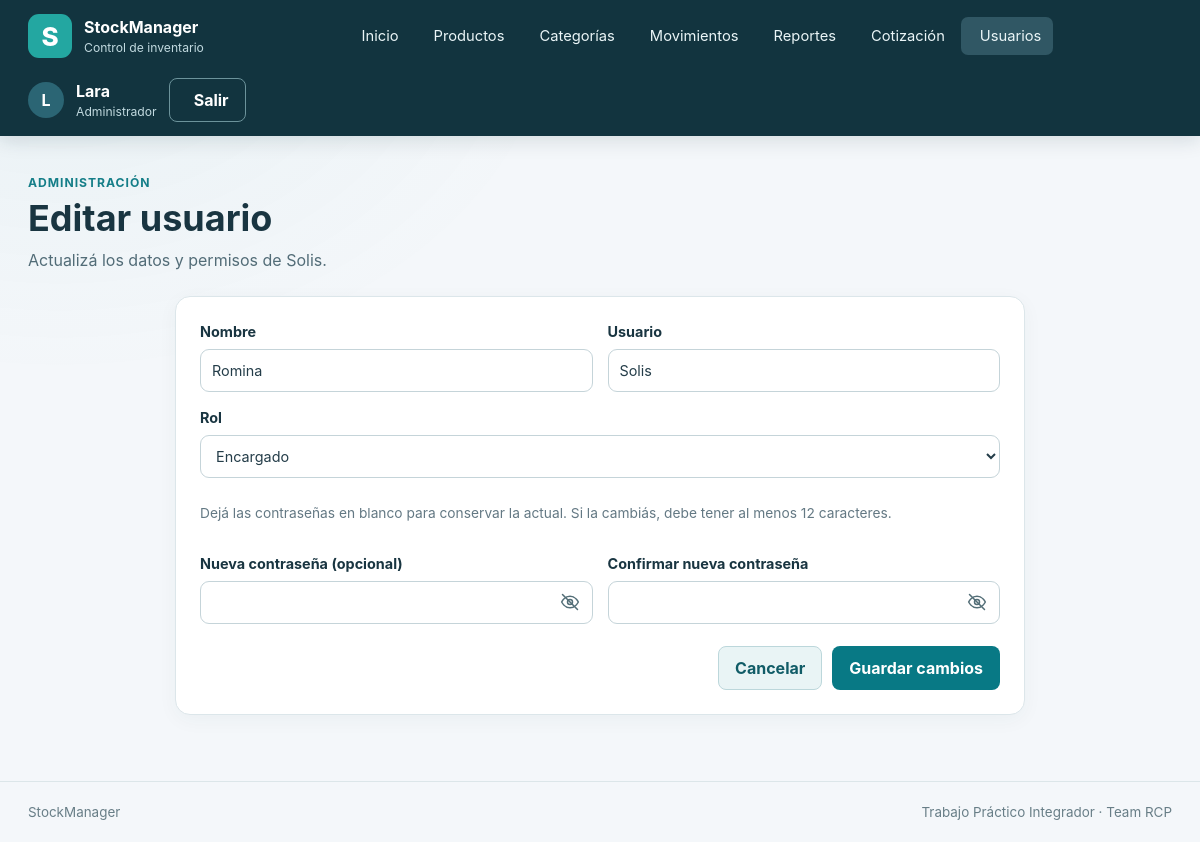
Page /usuarios/2/editar (signed in) on the earlier database version.
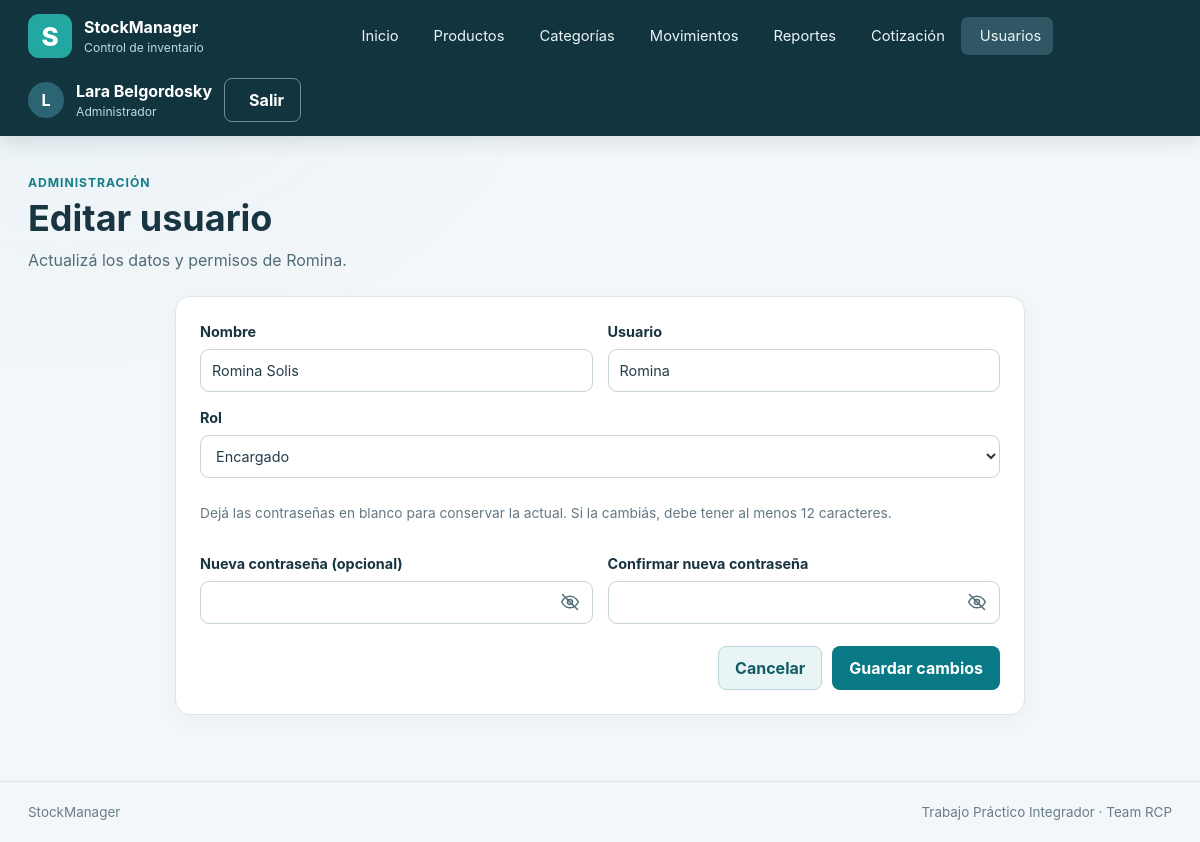
Same page on the later database version.
### app/models.py (models this page shows)
class Usuario(db.Model):
    __tablename__ = "usuarios"
    __table_args__ = (
        db.Index(
            "idx_usuarios_correo_google",
            "correo_google",
            unique=True,
            sqlite_where=db.text("correo_google IS NOT NULL"),
        ),
        db.Index(
            "idx_usuarios_google_sub",
            "google_sub",
            unique=True,
            sqlite_where=db.text("google_sub IS NOT NULL"),
        ),
    )
    id = db.Column(db.Integer, primary_key=True)
    nombre = db.Column(db.Text, nullable=False)
    usuario = db.Column(db.Text, nullable=False, unique=True)
    password_hash = db.Column(db.Text, nullable=False)
    correo_google = db.Column(db.Text(collation="NOCASE"))
    google_sub = db.Column(db.Text)
    rol_id = db.Column(db.Integer, db.ForeignKey("roles.id", ondelete="RESTRICT"), nullable=False)
    activo = db.Column(db.Integer, nullable=False, default=1)
    creado_en = db.Column(db.Text, nullable=False, server_default=db.text("(strftime('%Y-%m-%dT%H:%M:%fZ', 'now'))"))
    rol = db.relationship("Rol")

class Rol(db.Model):
    __tablename__ = "roles"
    id = db.Column(db.Integer, primary_key=True)
    nombre = db.Column(db.Text, nullable=False, unique=True)
    descripcion = db.Column(db.Text, nullable=False)

### app/usuarios/routes.py (the view, shortened to what this page needs)
@bp.route("/<int:usuario_id>/editar", methods=["GET", "POST"])
@administrador_requerido
def editar(usuario_id):
    usuario = db.session.get(Usuario, usuario_id)
    if usuario is None:
        abort(404)
    roles = db.session.scalars(select(Rol).order_by(Rol.nombre)).all()
    return render_template("usuarios/editar.html", usuario=usuario, roles=roles)

### app/security.py (called while the page is built)
def csrf_token() -> str:
    if "csrf_token" not in session:
        session["csrf_token"] = secrets.token_urlsafe(32)
    return session["csrf_token"]

def validar_csrf() -> None:
    if request.method in {"POST", "PUT", "PATCH", "DELETE"}:
        actual = session.get("csrf_token", "")
        recibido = request.form.get("csrf_token", "")
        if not actual or not recibido or not hmac.compare_digest(actual, recibido):
            abort(400, description="Token CSRF inválido. Volvé a cargar el formulario.")

def login_requerido(func):
    @wraps(func)
    def wrapper(*args, **kwargs):
        if g.usuario is None:
            return redirect(url_for("auth.login"))
        return func(*args, **kwargs)
    return wrapper

def administrador_requerido(func):
    @wraps(func)
    @login_requerido
    def wrapper(*args, **kwargs):
        if g.usuario.rol.nombre != "administrador":
            abort(403)
        return func(*args, **kwargs)
    return wrapper

### app/templates/usuarios/editar.html (shortened to what this page needs)
{% extends 'base.html' %}
{% block contenido %}
<section class="page-heading">
  <div>
    <p class="eyebrow">Administración</p>
    <h1>Editar usuario</h1>
    <p class="page-lead">Actualizá los datos y permisos de {{ usuario.usuario }}.</p>
  </div>
</section>
<section class="form-page">
  <div class="panel">
    <form method="post" class="form-grid">
      <label>Nombre
        <input name="nombre" maxlength="120" value="{{ usuario.nombre }}" required>
      </label>
      <label>Usuario
        <input name="usuario" maxlength="32" value="{{ usuario.usuario }}" required>
      </label>
      <label class="field-span">Rol
        <select name="rol_id" required>
          {% for r in roles %}
          {% if r.nombre in ['administrador', 'encargado'] %}
          <option value="{{ r.id }}" {% if r.id == usuario.rol_id %}selected{% endif %}>{{ r.nombre|capitalize }}</option>
          {% endif %}
          {% endfor %}
        </select>
      </label>
      <div class="field-span">
        <p class="helper-text">Dejá las contraseñas en blanco para conservar la actual. Si la cambiás, debe tener al menos 12 caracteres.</p>
      </div>
      <label for="editar-password">Nueva contraseña (opcional)
        <span class="password-field">
          <input id="editar-password" type="password" name="password" minlength="12" autocomplete="new-password">
          <button class="password-toggle" type="button" aria-label="Mostrar contraseña"
                  aria-controls="editar-password" aria-pressed="false">
            <svg viewBox="0 0 24 24" aria-hidden="true" focusable="false">
              <path d="M2 12s3.6-7 10-7 10 7 10 7-3.6 7-10 7S2 12 2 12Z"></path>
              <circle cx="12" cy="12" r="3"></circle>
              <path class="password-toggle-slash" d="M3 3l18 18"></path>
            </svg>
          </button>
        </span>
      </label>
      <label for="editar-confirmacion">Confirmar nueva contraseña
        <span class="password-field">
          <input id="editar-confirmacion" type="password" name="confirmacion" minlength="12" autocomplete="new-password">
          <button class="password-toggle" type="button" aria-label="Mostrar contraseña"
                  aria-controls="editar-confirmacion" aria-pressed="false">
            <svg viewBox="0 0 24 24" aria-hidden="true" focusable="false">
              <path d="M2 12s3.6-7 10-7 10 7 10 7-3.6 7-10 7S2 12 2 12Z"></path>
              <circle cx="12" cy="12" r="3"></circle>
              <path class="password-toggle-slash" d="M3 3l18 18"></path>
            </svg>
          </button>
        </span>
      </label>
      <div class="form-actions field-span">
        <a class="button button--secondary" href="{{ url_for('usuarios.listar') }}">Cancelar</a>
        <button class="button button--primary" type="submit">Guardar cambios</button>
      </div>
    </form>
  </div>
</section>
{% endblock %}

### app/templates/base.html (shortened to what this page needs)
<!doctype html>
<html lang="es-AR">
<head>
  <link rel="stylesheet" href="{{ url_for('static', filename='css/styles.css') }}">
  <link rel="stylesheet" href="{{ url_for('static', filename='vendor/fontawesome/css/solid.min.css') }}">
  <link rel="stylesheet" href="{{ url_for('static', filename='vendor/sweetalert2/sweetalert2.min.css') }}">
</head>
<body>
  <header class="site-header">
    <div class="header-inner">
      <a class="brand" href="{{ url_for('main.inicio') }}" aria-label="StockManager, ir al inicio">
        <span class="brand-mark" aria-hidden="true">S</span>
        <span class="brand-copy">
          <strong>StockManager</strong>
          <small>Control de inventario</small>
        </span>
      </a>
      {% if g.usuario %}
      <nav class="main-nav" aria-label="Menú principal">
        <a href="{{ url_for('main.inicio') }}" ><span>Inicio</span></a>
        <a href="{{ url_for('productos.listar') }}" ><span>Productos</span></a>
        <a href="{{ url_for('categorias.listar') }}" ><span>Categorías</span></a>
        <a href="{{ url_for('movimientos.listar') }}" ><span>Movimientos</span></a>
        <a href="{{ url_for('reportes.inicio') }}" ><span>Reportes</span></a>
        {% if g.usuario.rol.nombre == 'administrador' %}
        <a href="{{ url_for('cotizaciones.inicio') }}"><span>Cotización</span></a>
        <a href="{{ url_for('usuarios.listar') }}" {% if request.endpoint and request.endpoint.startswith('usuarios.')
          %}aria-current="page" {% endif %}><span>Usuarios</span></a>
        {% endif %}
      </nav>
      <div class="user-menu">
        <span class="user-avatar" aria-hidden="true">{{ g.usuario.nombre[:1]|upper }}</span>
        <span class="user-details">
          <strong>{{ g.usuario.nombre }}</strong>
          <small>{{ g.usuario.rol.nombre|capitalize }}</small>
        </span>
        <form method="post" action="{{ url_for('auth.logout') }}">
          <button class="button button--quiet" type="submit"><span>Salir</span></button>
        </form>
      </div>
      {% endif %}
    </div>
  </header>
  <main class="page-shell">
    {% block contenido %}{% endblock %}
  </main>
  <footer class="site-footer">
    <span>StockManager</span>
    <span>Trabajo Práctico Integrador · Team RCP</span>
  </footer>
</body>
</html>

Differences in the rows shown:
changed Usuario: usuario.nombre "Lara" → "Lara Belgordosky"
changed Usuario "Romina": usuario "Solis" → "Romina"; nombre "Romina" → "Romina Solis"
